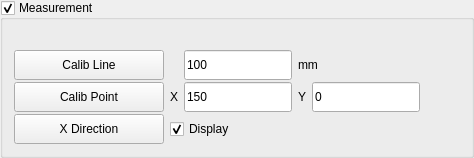
                <widget class="QGroupBox" name="gbCameraMeasurement">
                 <property name="title">
                  <string>Measurement</string>
                 </property>
                 <property name="checkable">
                  <bool>true</bool>
                 </property>
                 <layout class="QGridLayout" name="gridLayout_14">
                  <property name="topMargin">
                   <number>30</number>
                  </property>
                  <property name="verticalSpacing">
                   <number>2</number>
                  </property>
                  <item row="1" column="1">
                   <widget class="QLabel" name="label_38">
                    <property name="minimumSize">
                     <size>
                      <width>0</width>
                      <height>30</height>
                     </size>
                    </property>
                    <property name="font">
                     <font>
                      <weight>50</weight>
                      <italic>false</italic>
                      <bold>false</bold>
                      <underline>false</underline>
                      <strikeout>false</strikeout>
                      <kerning>true</kerning>
                     </font>
                    </property>
                    <property name="mouseTracking">
                     <bool>true</bool>
                    </property>
                    <property name="text">
                     <string>X</string>
                    </property>
                    <property name="textFormat">
                     <enum>Qt::AutoText</enum>
                    </property>
                   </widget>
                  </item>
                  <item row="2" column="1" colspan="3">
                   <widget class="QCheckBox" name="cbDisplayCalibInfo">
                    <property name="minimumSize">
                     <size>
                      <width>0</width>
                      <height>30</height>
                     </size>
                    </property>
                    <property name="text">
                     <string>Display</string>
                    </property>
                    <property name="checked">
                     <bool>true</bool>
                    </property>
                   </widget>
                  </item>
                  <item row="1" column="5">
                   <spacer name="horizontalSpacer_12">
                    <property name="orientation">
                     <enum>Qt::Horizontal</enum>
                    </property>
                    <property name="sizeHint" stdset="0">
                     <size>
                      <width>40</width>
                      <height>20</height>
                     </size>
                    </property>
                   </spacer>
                  </item>
                  <item row="1" column="4">
                   <widget class="QLineEdit" name="leYCoordinate">
                    <property name="minimumSize">
                     <size>
                      <width>0</width>
                      <height>30</height>
                     </size>
                    </property>
                    <property name="maximumSize">
                     <size>
                      <width>150</width>
                      <height>16777215</height>
                     </size>
                    </property>
                    <property name="text">
                     <string>0</string>
                    </property>
                   </widget>
                  </item>
                  <item row="1" column="0">
                   <widget class="QPushButton" name="pbObjectOrigin">
                    <property name="minimumSize">
                     <size>
                      <width>0</width>
                      <height>30</height>
                     </size>
                    </property>
                    <property name="toolTip">
                     <string>Set a calibrating point</string>
                    </property>
                    <property name="text">
                     <string>Calib Point</string>
                    </property>
                    <property name="icon">
                     <iconset>
                      <normaloff>icon/Scatter Plot_16px.png</normaloff>icon/Scatter Plot_16px.png</iconset>
                    </property>
                   </widget>
                  </item>
                  <item row="2" column="0">
                   <widget class="QPushButton" name="pbChangeXAxis">
                    <property name="minimumSize">
                     <size>
                      <width>0</width>
                      <height>30</height>
                     </size>
                    </property>
                    <property name="toolTip">
                     <string>Change direction of coordinates</string>
                    </property>
                    <property name="text">
                     <string>X Direction</string>
                    </property>
                    <property name="icon">
                     <iconset>
                      <normaloff>icon/Arrow Pointing Down_16px.png</normaloff>
                      <normalon>C:/Users/Admin/.designer/backup/icon/Right Arrow_16px.png</normalon>icon/Arrow Pointing Down_16px.png</iconset>
                    </property>
                    <property name="checkable">
                     <bool>true</bool>
                    </property>
                   </widget>
                  </item>
                  <item row="1" column="3">
                   <widget class="QLabel" name="label_39">
                    <property name="text">
                     <string>Y</string>
                    </property>
                   </widget>
                  </item>
                  <item row="1" column="2">
                   <widget class="QLineEdit" name="leXCoordinate">
                    <property name="minimumSize">
                     <size>
                      <width>0</width>
                      <height>30</height>
                     </size>
                    </property>
                    <property name="maximumSize">
                     <size>
                      <width>150</width>
                      <height>16777215</height>
                     </size>
                    </property>
                    <property name="text">
                     <string>150</string>
                    </property>
                   </widget>
                  </item>
                  <item row="0" column="2">
                   <widget class="QLineEdit" name="leRealDistance">
                    <property name="minimumSize">
                     <size>
                      <width>0</width>
                      <height>30</height>
                     </size>
                    </property>
                    <property name="maximumSize">
                     <size>
                      <width>150</width>
                      <height>16777215</height>
                     </size>
                    </property>
                    <property name="text">
                     <string>100</string>
                    </property>
                   </widget>
                  </item>
                  <item row="0" column="0">
                   <widget class="QPushButton" name="pbObjectLine">
                    <property name="minimumSize">
                     <size>
                      <width>150</width>
                      <height>30</height>
                     </size>
                    </property>
                    <property name="toolTip">
                     <string>Calibrating length</string>
                    </property>
                    <property name="text">
                     <string>Calib Line</string>
                    </property>
                    <property name="icon">
                     <iconset>
                      <normaloff>icon/Width_16px.png</normaloff>icon/Width_16px.png</iconset>
                    </property>
                   </widget>
                  </item>
                  <item row="0" column="3" colspan="2">
                   <widget class="QLabel" name="label_40">
                    <property name="minimumSize">
                     <size>
                      <width>0</width>
                      <height>30</height>
                     </size>
                    </property>
                    <property name="text">
                     <string>mm</string>
                    </property>
                   </widget>
                  </item>
                 </layout>
                </widget>
